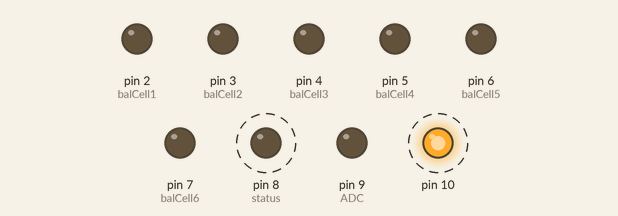
Recording of a sketch running on a simulated Arduino Uno, built with avr-gcc and run on an emulated ATmega328P. Shown: output pins drawn as LEDs (lit = HIGH). Dashed ring = blinking. What the sketch prints to the serial monitor is not drawn.

Above: at 3.6 s.
Timing chart, 0 to 7.4 s (numbered marks = the images above):
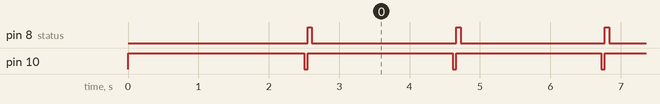

The sketch:

LTC6802_test2.ino.ino
```cpp
#include <SPI.h>
// SDO - PIN 12
// SDI - PIN 11
#define WRCFG 0x01 //Write Configuration Registers
#define RDCFG 0x02 // Read config
#define RDCV 0x04 // Read cells
#define STCVAD 0x10 // Start all A/D's - poll status
#define RDFLG 0x06 //Read Flags
#define RDTMP 0x08 //Read Temperatures
#define STCDC 0x60 //A/D converter and poll Status
#define STOWAD 0x20 //Start Test - poll status
#define STTMPAD 0x30// Temperature Reading - ALL
#define address 0x80
#define balCell1 2
#define balCell2 3
#define balCell3 4
#define balCell4 5
#define balCell5 6
#define balCell6 7
#define status 8
#define ADC 9
//Functions
byte byteTemp;
void setup()
{
  pinMode(ADC,OUTPUT);
  pinMode(10,OUTPUT);
  pinMode(balCell1, OUTPUT);
  pinMode(balCell2, OUTPUT);
  pinMode(balCell3, OUTPUT);
  pinMode(balCell4, OUTPUT);
  pinMode(balCell5, OUTPUT);
  pinMode(balCell6, OUTPUT);
  pinMode(status, OUTPUT);

  digitalWrite(10, HIGH);
  digitalWrite(ACD,HIGH);
  digitalWrite(balCell1, LOW);
  digitalWrite(balCell2, LOW);
  digitalWrite(balCell3, LOW);
  digitalWrite(balCell4, LOW);
  digitalWrite(balCell5, LOW);
  digitalWrite(balCell6, LOW);
  digitalWrite(status, LOW);

  SPI.setBitOrder(MSBFIRST);
  SPI.setDataMode(SPI_MODE3);
  SPI.setClockDivider(SPI_CLOCK_DIV16);
  SPI.begin();
  Serial.begin(9600);
  delay(2000);
  writeReg();
}
void loop()
{
  digitalWrite(balCell1, LOW);
  digitalWrite(balCell2, LOW);
  digitalWrite(balCell3, LOW);
  digitalWrite(balCell4, LOW);
  digitalWrite(balCell5, LOW);
  digitalWrite(balCell6, LOW);

  readV();
  delay(2000);
}
void writeReg()
{
  Serial.println("Writing config...");
  digitalWrite(10, LOW);
  SPI.transfer(address);
  SPI.transfer(WRCFG);
  SPI.transfer(0x01);//0
  SPI.transfer(0x00);//1
  SPI.transfer(0x00);//2
  SPI.transfer(0x00);//3
  SPI.transfer(0x71);//4
  SPI.transfer(0xAB);//5
  digitalWrite(10, HIGH);
  delay(500);
  readReg();
}

void readReg()
{
  Serial.println("Reading config...");
  digitalWrite(10, LOW);
  SPI.transfer(address);
  SPI.transfer(RDCFG);
  for(int i = 0; i < 6; i++)
  {
  byteTemp = SPI.transfer(RDCFG);
  Serial.println(byteTemp, HEX);
  }
  digitalWrite(10, HIGH);
}

void readV()
{
  digitalWrite(10,LOW);
  SPI.transfer(STCVAD);
  delay(50); // wait at least 12ms as per data sheet, p.24
  digitalWrite(10,HIGH);
  byte volt[18];
  digitalWrite(10,LOW);
  SPI.transfer(0x80);
  SPI.transfer(RDCV);
  for(int j = 0; j<18;j++)
  {
  volt[j] = SPI.transfer(RDCV);
  }
  digitalWrite(10,HIGH);
  digitalWrite(status, HIGH);
  Serial.print("Cell 1 V: ");
  Serial.println(((volt[0] & 0xFF) | (volt[1] & 0x0F) << 8)*.0015,3);
  Serial.print("Cell 2 V: ");
  Serial.println(((volt[1] & 0xF0) >> 8 | (volt[2] & 0xFF) << 4 )*.0015,3);
  Serial.print("Cell 3 V: ");
  Serial.println(((volt[3] & 0xFF) | (volt[4] & 0x0F) << 8)*.0015,3);
  Serial.print("Cell 4 V: ");
  Serial.println(((volt[4] & 0xF0) >> 8 | (volt[5] & 0xFF) << 4 )*.0015,3);
  Serial.print("Cell 5 V: ");
  Serial.println(((volt[6] & 0xFF) | (volt[7] & 0x0F) << 8)*.0015,3);
  Serial.print("Cell 6 V: ");
  Serial.println((((volt[7] & 0xF0) >> 8 | (volt[8] & 0xFF) << 4))*.0015,3);
  Serial.println("--------------------");
  digitalWrite(status, LOW);
}
```

Measured:
- by itself, pin 8 (status): alternates HIGH for 0.06 s and LOW for 2.1 s
- by itself, pin 10: alternates HIGH for 2.1 s and LOW for 0.05 s
- by itself, everything shown: repeats every 2.1 s, in 3 steps
